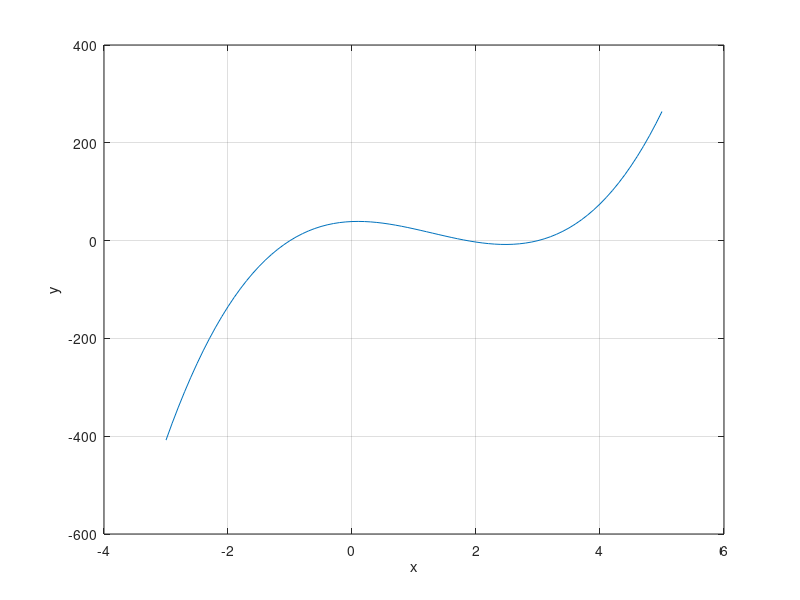

Write MATLAB code to recreate this figure.
clear;
close all;
%Koeffizienten Vektoren
A = [7 -13];
B = [1 -2 -3];
%Berechnung der Nullstellen
n1 = roots(A);
n2 = roots(B);
%Polynommultiplikation
C = conv(A,B);
%PBZ
%r sind die Koeffizienten meiner PBZ
%p sind die Nullstellen des Nenners
%k ist
[r,p,k]=residue(A,B);
%Ableitung und Integration von B
B_diff = polyder(B);
B_Int = polyint(B);
%plotten von c von -3 bis 5
x = -3:0.1:5;
plot(x,polyval(C,x));
xlabel('x');
ylabel('y');
grid;